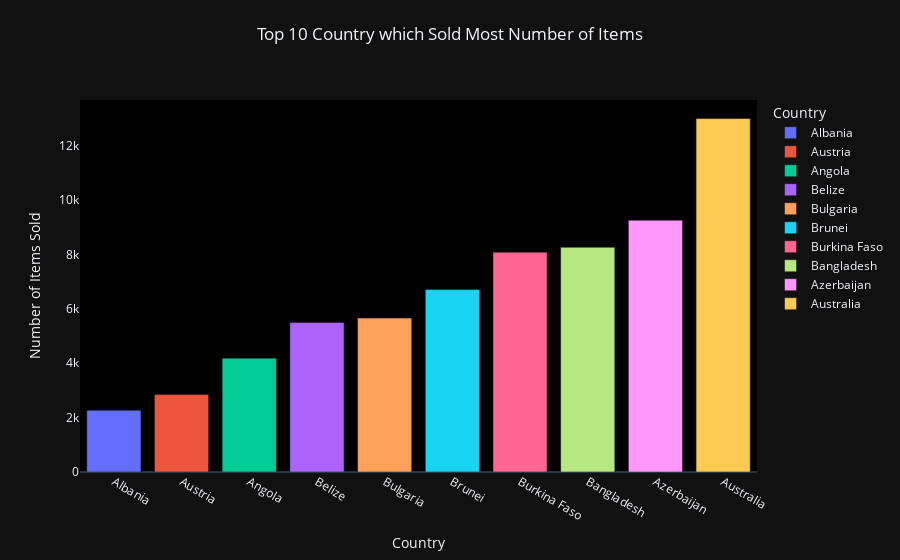

The notebook cell saved with this chart:
### Code cell
import plotly.express as px
fig=px.bar(top_10_country,x='Country',y='Units Sold',  
             title='Top 10 Country which Sold Most Number of Items',
          color='Country')
fig.update_layout(
    yaxis_title='Number of Items Sold',
    xaxis_title='Country',
    plot_bgcolor='black',
    title_x=0.5,
    title_y=0.95,
    yaxis=dict(showgrid=False),
    xaxis=dict(showgrid=False),
    template='plotly_dark'
)

iplot(fig)

### Figure 1 — Plotly figure (JSON) as saved in the notebook; plotly's stock layout.template omitted (floating-point values rounded to 4 significant figures)
{"data": [{"alignmentgroup": "True", "hovertemplate": "Country=%{x}<br>Units Sold=%{y}<extra></extra>", "legendgroup": "Albania", "marker": {"color": "#636efa", "pattern": {"shape": ""}}, "name": "Albania", "offsetgroup": "Albania", "orientation": "v", "showlegend": true, "textposition": "auto", "type": "bar", "x": ["Albania"], "xaxis": "x", "y": [2269], "yaxis": "y"}, {"alignmentgroup": "True", "hovertemplate": "Country=%{x}<br>Units Sold=%{y}<extra></extra>", "legendgroup": "Austria", "marker": {"color": "#EF553B", "pattern": {"shape": ""}}, "name": "Austria", "offsetgroup": "Austria", "orientation": "v", "showlegend": true, "textposition": "auto", "type": "bar", "x": ["Austria"], "xaxis": "x", "y": [2847], "yaxis": "y"}, {"alignmentgroup": "True", "hovertemplate": "Country=%{x}<br>Units Sold=%{y}<extra></extra>", "legendgroup": "Angola", "marker": {"color": "#00cc96", "pattern": {"shape": ""}}, "name": "Angola", "offsetgroup": "Angola", "orientation": "v", "showlegend": true, "textposition": "auto", "type": "bar", "x": ["Angola"], "xaxis": "x", "y": [4187], "yaxis": "y"}, {"alignmentgroup": "True", "hovertemplate": "Country=%{x}<br>Units Sold=%{y}<extra></extra>", "legendgroup": "Belize", "marker": {"color": "#ab63fa", "pattern": {"shape": ""}}, "name": "Belize", "offsetgroup": "Belize", "orientation": "v", "showlegend": true, "textposition": "auto", "type": "bar", "x": ["Belize"], "xaxis": "x", "y": [5498], "yaxis": "y"}, {"alignmentgroup": "True", "hovertemplate": "Country=%{x}<br>Units Sold=%{y}<extra></extra>", "legendgroup": "Bulgaria", "marker": {"color": "#FFA15A", "pattern": {"shape": ""}}, "name": "Bulgaria", "offsetgroup": "Bulgaria", "orientation": "v", "showlegend": true, "textposition": "auto", "type": "bar", "x": ["Bulgaria"], "xaxis": "x", "y": [5660], "yaxis": "y"}, {"alignmentgroup": "True", "hovertemplate": "Country=%{x}<br>Units Sold=%{y}<extra></extra>", "legendgroup": "Brunei", "marker": {"color": "#19d3f3", "pattern": {"shape": ""}}, "name": "Brunei", "offsetgroup": "Brunei", "orientation": "v", "showlegend": true, "textposition": "auto", "type": "bar", "x": ["Brunei"], "xaxis": "x", "y": [6708], "yaxis": "y"}, {"alignmentgroup": "True", "hovertemplate": "Country=%{x}<br>Units Sold=%{y}<extra></extra>", "legendgroup": "Burkina Faso", "marker": {"color": "#FF6692", "pattern": {"shape": ""}}, "name": "Burkina Faso", "offsetgroup": "Burkina Faso", "orientation": "v", "showlegend": true, "textposition": "auto", "type": "bar", "x": ["Burkina Faso"], "xaxis": "x", "y": [8082], "yaxis": "y"}, {"alignmentgroup": "True", "hovertemplate": "Country=%{x}<br>Units Sold=%{y}<extra></extra>", "legendgroup": "Bangladesh", "marker": {"color": "#B6E880", "pattern": {"shape": ""}}, "name": "Bangladesh", "offsetgroup": "Bangladesh", "orientation": "v", "showlegend": true, "textposition": "auto", "type": "bar", "x": ["Bangladesh"], "xaxis": "x", "y": [8263], "yaxis": "y"}, {"alignmentgroup": "True", "hovertemplate": "Country=%{x}<br>Units Sold=%{y}<extra></extra>", "legendgroup": "Azerbaijan", "marker": {"color": "#FF97FF", "pattern": {"shape": ""}}, "name": "Azerbaijan", "offsetgroup": "Azerbaijan", "orientation": "v", "showlegend": true, "textposition": "auto", "type": "bar", "x": ["Azerbaijan"], "xaxis": "x", "y": [9255], "yaxis": "y"}, {"alignmentgroup": "True", "hovertemplate": "Country=%{x}<br>Units Sold=%{y}<extra></extra>", "legendgroup": "Australia", "marker": {"color": "#FECB52", "pattern": {"shape": ""}}, "name": "Australia", "offsetgroup": "Australia", "orientation": "v", "showlegend": true, "textposition": "auto", "type": "bar", "x": ["Australia"], "xaxis": "x", "y": [12995], "yaxis": "y"}], "layout": {"barmode": "relative", "legend": {"title": {"text": "Country"}, "tracegroupgap": 0}, "plot_bgcolor": "black", "title": {"text": "Top 10 Country which Sold Most Number of Items", "x": 0.5, "y": 0.95}, "xaxis": {"anchor": "y", "categoryarray": ["Albania", "Austria", "Angola", "Belize", "Bulgaria", "Brunei", "Burkina Faso", "Bangladesh", "Azerbaijan", "Australia"], "categoryorder": "array", "domain": [0, 1], "showgrid": false, "title": {"text": "Country"}}, "yaxis": {"anchor": "x", "domain": [0, 1], "showgrid": false, "title": {"text": "Number of Items Sold"}}}}
